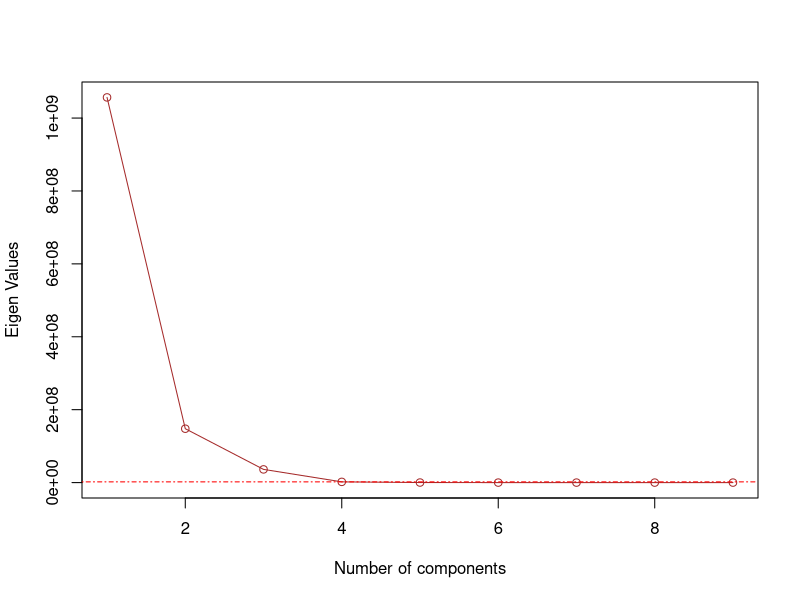
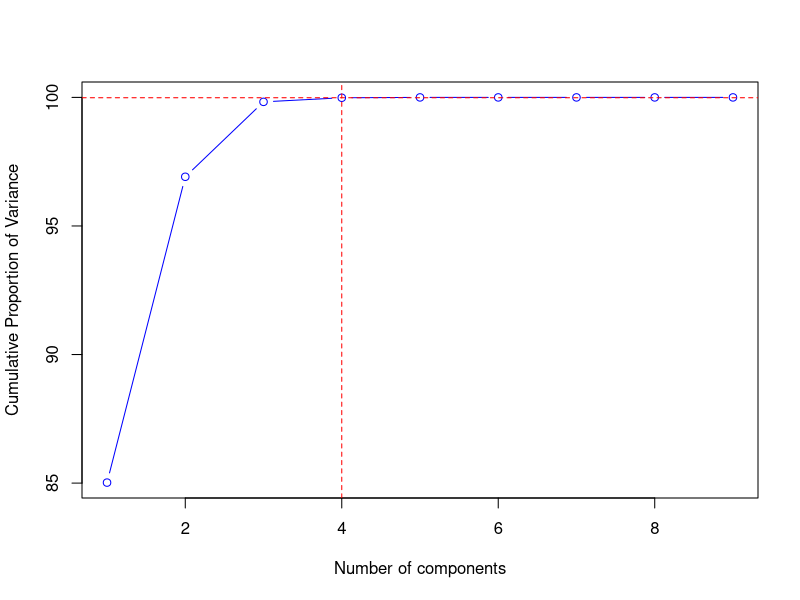
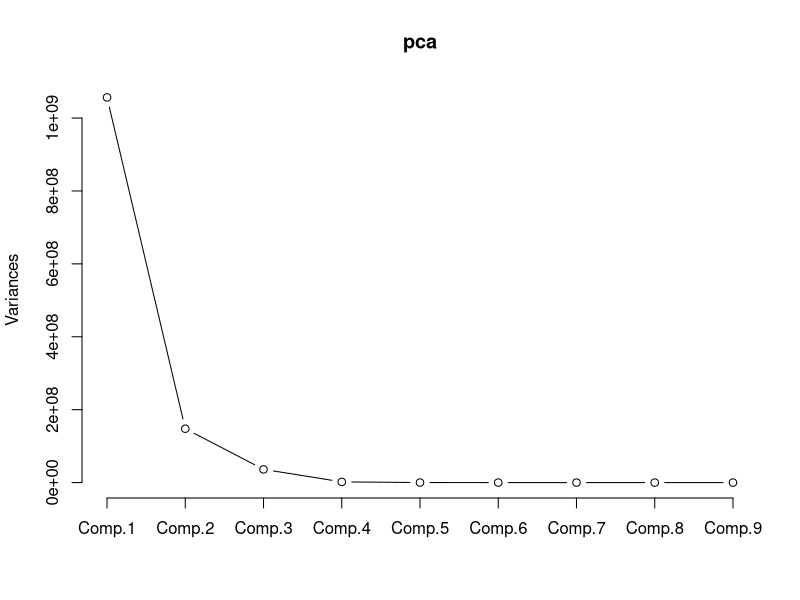

The R source for these figures, in order: (Note: this script raises an error after producing the figures.)
install.packages("dlypr")
install.packages("stats")

library(stats)
library(dplyr)
db <- read.csv("presentation_1/Country_data2.csv",  header = TRUE)
View(db)
dim(db)
main_data <- db
main_data["exports"] <- main_data["exports"] * main_data["gdpp"] / 100
main_data["imports"] <- main_data["imports"] * main_data["gdpp"] / 100
main_data["health"] <- main_data["health"] * main_data["gdpp"] / 100

View(main_data)

# Correlation
View(cor(select(main_data, -c(country))))
avg <- mean(cor(select(main_data, -c(country))))

# PCA
pca <- princomp(select(main_data, -c(country)), center = TRUE,   scale. = TRUE)
pca$loadings

pc <- pca$scores
View(pc)

View(cor(pc))

summary(pca)
th <- 4
eigen_val <- pca$sdev^2
eigen_val

# Plotting the Eigen Values
jpeg(file = "presentation-1/images/pca.jpeg")
plot(eigen_val, type = "o", xlab = "Number of components", ylab = "Eigen Values", col = "brown") 
abline(h = eigen_val[th], col = "red", lty = 100)
dev.off()

cumprop <- cumsum(eigen_val) / sum(eigen_val)
cumprop

# Plotting the Cumulative Proportion
jpeg(file = "presentation-1/images/Cummulative_Proportion.jpeg")
plot(cumprop * 100,type = "b",xlab = "Number of components", ylab = "Cumulative Proportion of Variance", col = "blue")
abline(v = th, col = "red", lty = 2)
abline(h = cumprop[th] * 100, col = "red", lty = 2)
dev.off()

jpeg(file = "presentation-1/images/.jpeg")
plot(pca,  type = "l")
loadings(select(pca, c(1:th)))